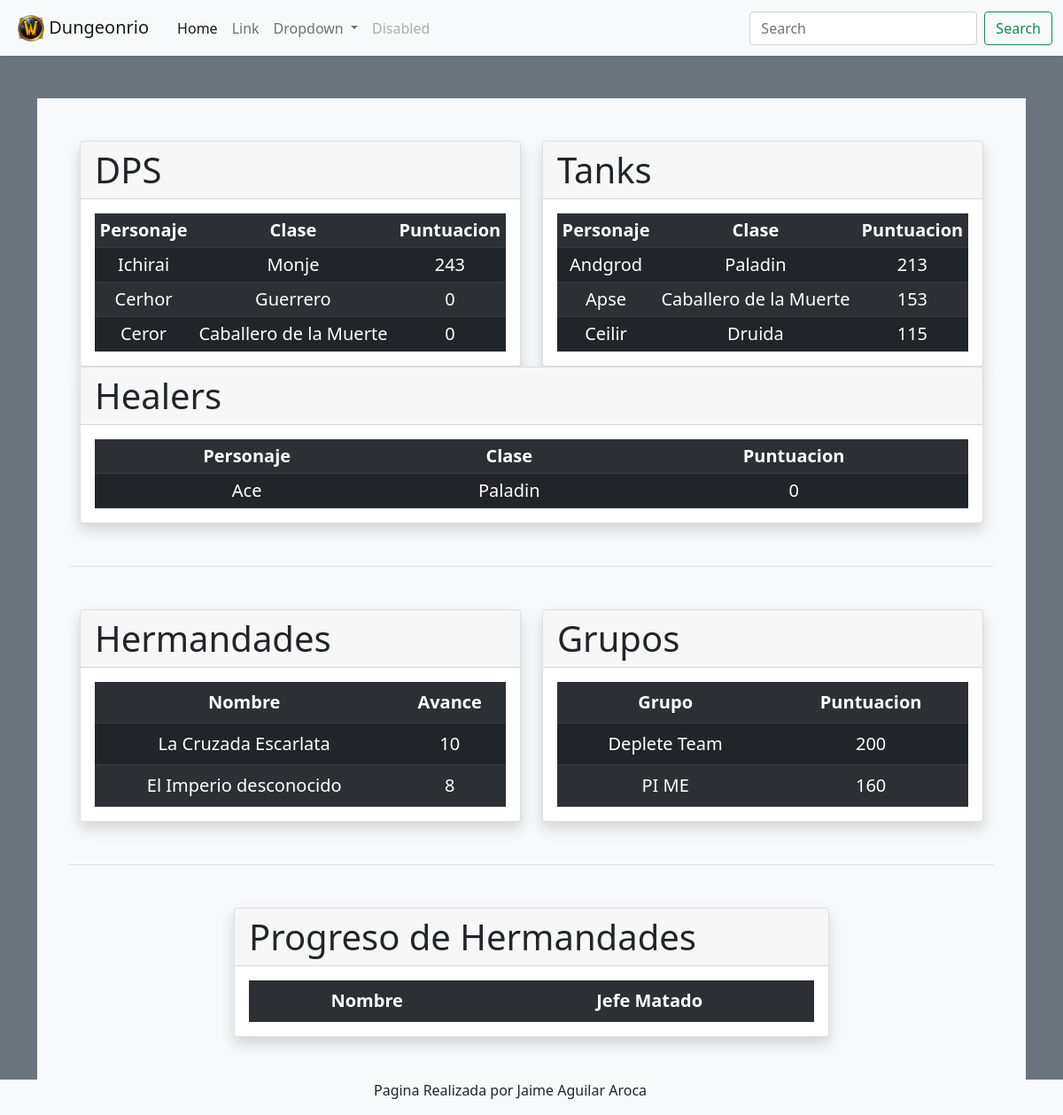
Before: / with the older database file.
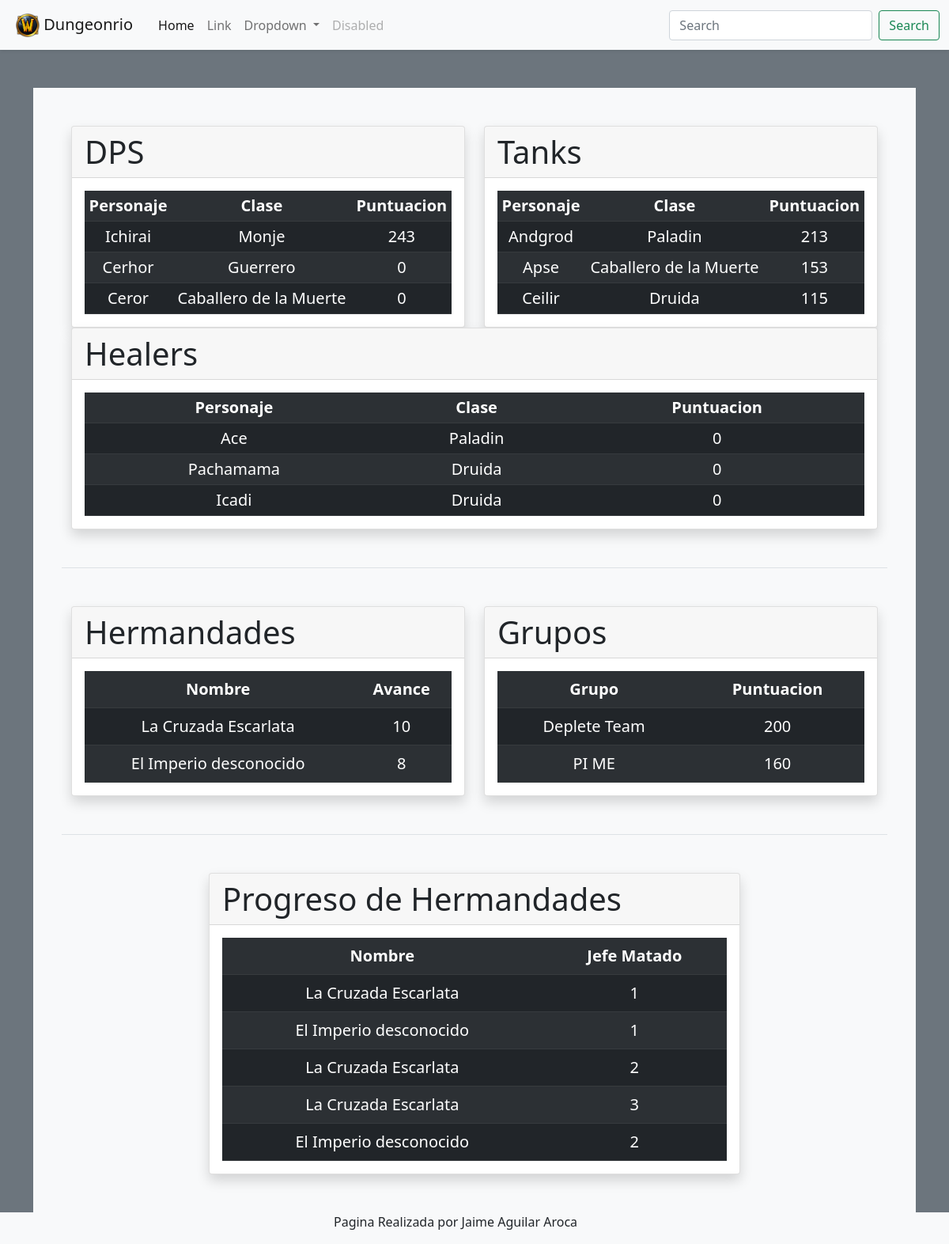
After: the same page with the newer database file.
### tables this page shows
CREATE TABLE personaje(ID INT AUTO_INCREMENT UNIQUE,
							nombre VARCHAR(20) UNIQUE,
							clase VARCHAR(50),
							especializacion VARCHAR(20),
							favorito BOOLEAN,
							ID_jugador INT,
							ID_hermandad INT,
							puntuacion INT,
							PRIMARY KEY (ID),
							FOREIGN KEY (ID_jugador) REFERENCES jugador(ID) ON DELETE CASCADE,
							FOREIGN KEY (ID_hermandad) REFERENCES hermandad(ID) ON DELETE CASCADE);

CREATE TABLE hermandad(ID INT AUTO_INCREMENT UNIQUE,
							nombre VARCHAR(50) UNIQUE,
							logo VARCHAR(20),
							descripcion VARCHAR(200),
							avance INT,
							PRIMARY KEY (ID));

CREATE TABLE grupo(ID INT AUTO_INCREMENT UNIQUE,
						nombre VARCHAR(50),
						puntuacion INT,
						PRIMARY KEY (ID));

CREATE TABLE progreso(ID_hermandad INT,
							jefeMatado INT);

### backend.php (the view, shortened to what this page needs)
<?php
    function GetTopPersonajes($espec){
        $conection = mysqli_connect('127.0.0.1', 'root', '');
        mysqli_select_db($conection, "dungeonrio");
        $sql = "SELECT nombre, clase, puntuacion
                FROM personaje
                WHERE especializacion = '$espec'
                ORDER BY puntuacion DESC LIMIT 3";
        $result = mysqli_query($conection,$sql);
        echo "<table class='table table-dark table-striped table-sm'>";
        echo "<tr class='text-center'><th scope='col'>Personaje</th><th scope='col'>Clase</th><th scope='col'>Puntuacion</th></tr>";
        while ($row = mysqli_fetch_array($result)) {
            echo "<tr class='text-center'>";
            echo "<td scope='row'>".$row["nombre"]."</td>";
            echo "<td>".$row["clase"]."</td>";
            echo "<td>".$row["puntuacion"]."</td>";
            echo "</tr>";
        }
        echo "</table>";
    }
    function GetTopGrupos(){
        $conection = mysqli_connect('127.0.0.1', 'root', '');
        mysqli_select_db($conection, "dungeonrio");
        $sql = "SELECT nombre,puntuacion,ID
                FROM grupo
                ORDER BY puntuacion DESC LIMIT 3";
        $result = mysqli_query($conection,$sql);
        echo "<table class='table table-dark table-striped'>";
        echo "<tr class='text-center'><th scope='col'>Grupo</th><th scope='col'>Puntuacion</th></tr>";
        while ($row = mysqli_fetch_array($result)) {
            echo "<tr class='text-center'>";
            echo "<td scope='row'>".$row["nombre"]."</td>";
            echo "<td>".$row["puntuacion"]."</td>";
            echo "</tr>";
        }
        echo "</table>";
    }
    function GetTopHermandades(){
        $conection = mysqli_connect('127.0.0.1', 'root', '');
        mysqli_select_db($conection, "dungeonrio");
        $sql = "SELECT nombre,avance
                FROM hermandad ORDER BY avance DESC LIMIT 5";
        $result = mysqli_query($conection,$sql);
        echo "<table class='table table-dark table-striped'>";
        echo "<tr class='text-center'><th scope='col'>Nombre</th><th scope='col'>Avance</th></tr>";
        while ($row = mysqli_fetch_array($result)) {
            echo "<tr class='text-center'>";
            echo "<td scope='row'>".$row["nombre"]."</td>";
            echo "<td>".$row["avance"]."</td>";
            echo "</tr>";
        }
        echo "</table>";
    }
    function GetHermandadesProgreso(){
        $conection = mysqli_connect('127.0.0.1', 'root', '');
        mysqli_select_db($conection, "dungeonrio");
        $sql = "SELECT h.nombre, p.jefeMatado
                FROM progreso AS p INNER JOIN hermandad AS h ON p.ID_hermandad = h.ID LIMIT 5";
        $result = mysqli_query($conection,$sql);
        echo "<table class='table table-dark table-striped'>";
        echo "<tr class='text-center'><th scope='col'>Nombre</th><th scope='col'>Jefe Matado</th></tr>";
        while ($row = mysqli_fetch_array($result)) {
            echo "<tr class='text-center'>";
            echo "<td scope='row'>".$row["nombre"]."</td>";
            echo "<td>".$row["jefeMatado"]."</td>";
            echo "</tr>";
        }
        echo "</table>";
    }
?>

### index.php (shortened to what this page needs)
<!DOCTYPE html>
<html lang="es">
<head>
    <link href="https://cdn.jsdelivr.net/npm/bootstrap@5.1.3/dist/css/bootstrap.min.css" rel="stylesheet">
</head>
<?php
    include "backend.php";
?>
<body class=" bg-secondary">
    <header class="navbar navbar-expand-lg navbar-light bg-light shadow-sm">
            <div class="container-fluid">
                <a class="navbar-brand p-2" href="#">
                    <img src="img/logo.png" alt="logo" width="30" height="30" class="d-inline-block align-text-top">
                    Dungeonrio</a>
                <div class="collapse navbar-collapse" id="navbarSupportedContent">
                <ul class="navbar-nav me-auto mb-2 mb-lg-0">
                    <li class="nav-item">
                    <a class="nav-link active" aria-current="page" href="#">Home</a>
                    </li>
                    <li class="nav-item">
                    <a class="nav-link" href="#">Link</a>
                    </li>
                    <li class="nav-item dropdown">
                    <a class="nav-link dropdown-toggle" href="#" id="navbarDropdown" role="button" data-bs-toggle="dropdown" aria-expanded="false">
                        Dropdown
                    </a>
                    </li>
                    <li class="nav-item">
                    <a class="nav-link disabled" href="#" tabindex="-1" aria-disabled="true">Disabled</a>
                    </li>
                </ul>
                <form class="d-flex">
                    <input class="form-control me-2" type="search" placeholder="Search" aria-label="Search">
                    <button class="btn btn-outline-success" type="submit">Search</button>
                </form>
                </div>
            </div>
    </header>
    <main class="container mt-5">
        <div class="container bg-light p-5">
            <div class="row border-bottom pb-5">
                <div class="col">
                    <div class="card shadow">
                        <h1 class="card-header">DPS</h1>
                        <div class="card-body">
                            <blockquote class="blockquote mb-0">
                            <?php
                            GetTopPersonajes("DPS");
                            ?>
                            </blockquote>
                        </div>
                    </div>
                </div>
                <div class="col">
                    <div class="card shadow">
                        <h1 class="card-header">Tanks</h1>
                        <div class="card-body">
                            <blockquote class="blockquote mb-0">
                            <?php
                            GetTopPersonajes("Tank");
                            ?>
                            </blockquote>
                        </div>
                    </div>
                </div>
                <div class="col">
                    <div class="card shadow">
                        <h1 class="card-header">Healers</h1>
                        <div class="card-body">
                            <blockquote class="blockquote mb-0">
                            <?php
                            GetTopPersonajes("Healer");
                            ?>
                            </blockquote>
                        </div>
                    </div>
                </div>
            </div>
            <div class="row mt-5 border-bottom pb-5">
                <div class="col">
                    <div class="card shadow">
                        <h1 class="card-header">Hermandades</h1>
                        <div class="card-body">
                            <blockquote class="blockquote mb-0">
                            <?php
                            GetTopHermandades();
                            ?>
                            </blockquote>
                        </div>
                    </div>
                </div>
                <div class="col">
                    <div class="card shadow">
                        <h1 class="card-header">Grupos</h1>
                        <div class="card-body">
                            <blockquote class="blockquote mb-0">
                            <?php
                            GetTopGrupos();
                            ?>
                            </blockquote>
                        </div>
                    </div>
                </div>
            </div>
            <div class="row justify-content-center mt-5">
                <div class="col-8">
                    <div class="card shadow">
                        <h1 class="card-header">Progreso de Hermandades</h1>
                        <div class="card-body">
                            <blockquote class="blockquote mb-0">
                            <?php
                            GetHermandadesProgreso()
                            ?>
                            </blockquote>
                        </div>
                    </div>
                </div>
            </div>
        </div>
    </main>
    <footer class="container-fluid bg-light">
        <div class="container">
            <div class="row">
                <div class="col"></div>
                <div class="col">
                    <p>Pagina Realizada por Jaime Aguilar Aroca</p>
                </div>
                <div class="col"></div>
            </div>
        </div>
    </footer>
</body>
</html>

Changed rows visible on the page:
added personaje: nombre "Pachamama", clase "Druida", puntuacion "0"
added personaje: nombre "Icadi", clase "Druida", puntuacion "0"
added progreso: ID_hermandad.nombre "La Cruzada Escarlata", jefeMatado "1"
added progreso: ID_hermandad.nombre "El Imperio desconocido", jefeMatado "1"
added progreso: ID_hermandad.nombre "La Cruzada Escarlata", jefeMatado "2"
added progreso: ID_hermandad.nombre "La Cruzada Escarlata", jefeMatado "3"
added progreso: ID_hermandad.nombre "El Imperio desconocido", jefeMatado "2"
